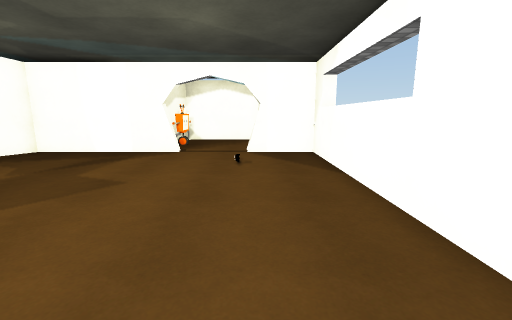
[1] (above)

16 first-person views from a walk through a scene from a Unity 3-D project. The camera is 1.4 m above the floor, tilts 10° down and sees 90° across. The floor is counted in squares, 1 m on a side. Each view is taken from the middle of a square. On the plan, view 1 faces up. The plan holds only what a view shows up to about 13 squares ahead; the rest is blank. Some surface patterns are stand-ins.

[2]
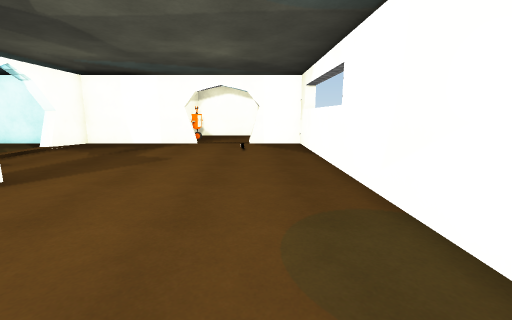

[3]
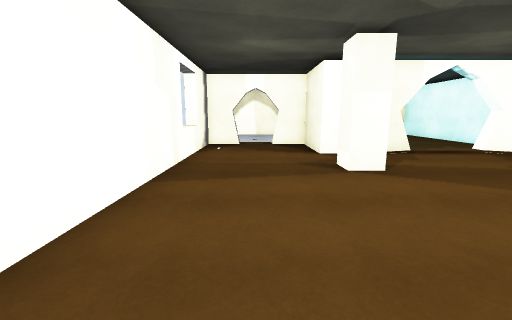

[4]
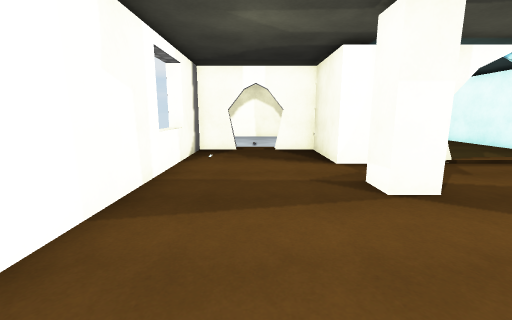

[5]
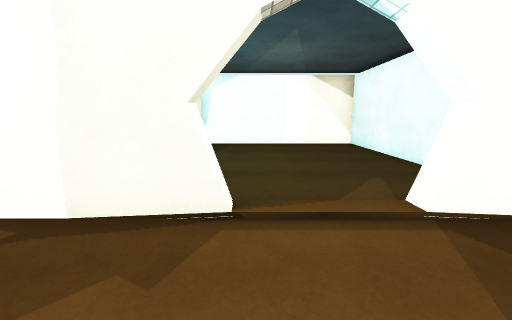

[6]
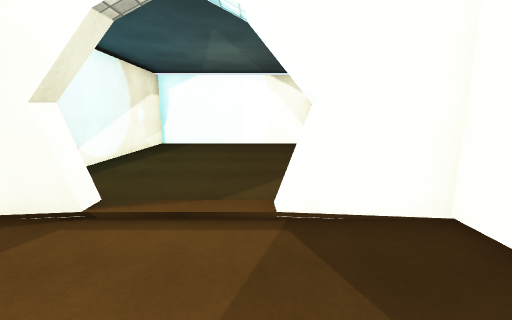

[7]
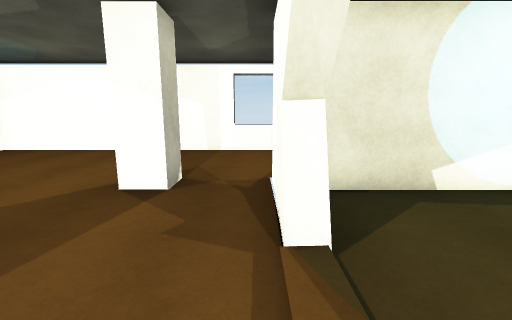

[8]
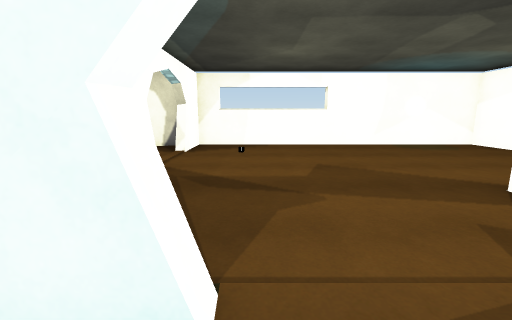

[9]
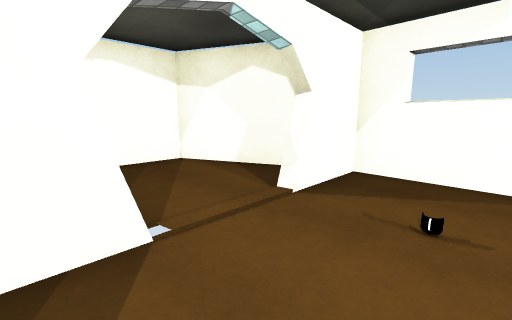

[10]
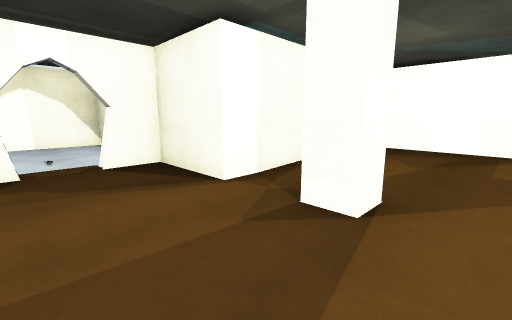

[11]
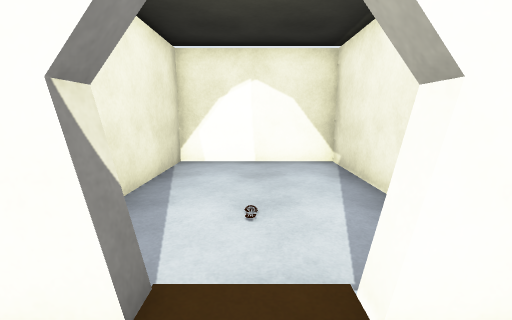

[12]
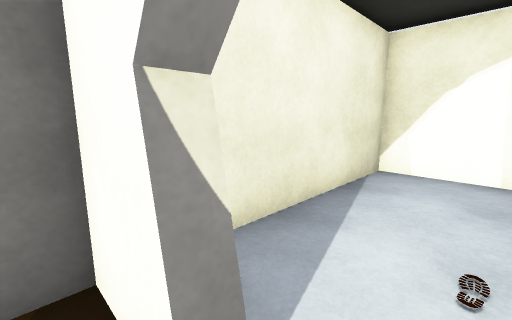

[13]
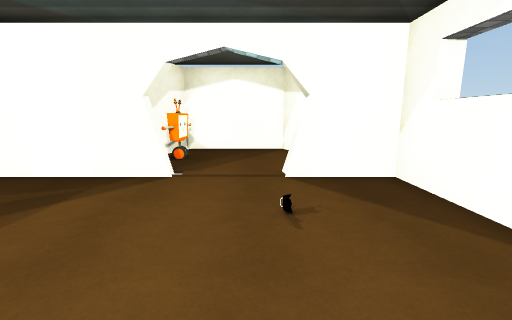

[14]
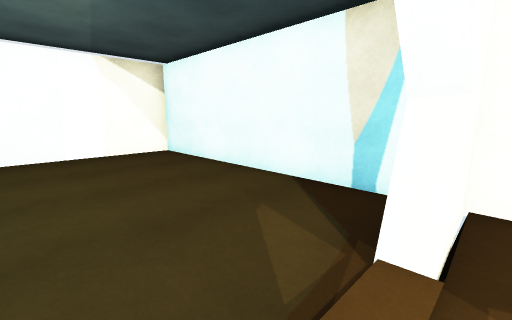

[15]
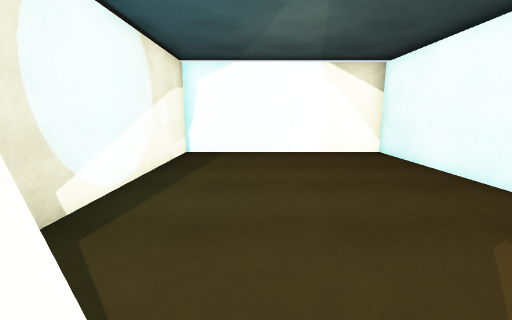

[16]
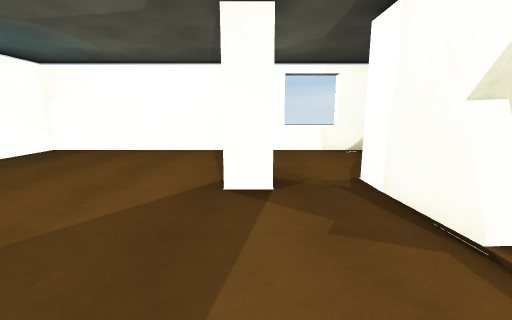

### Floor plan
Points are (right, up) in squares from view 1. A wall is a line through its corners. A room is listed if a view was taken in it or the views show most of it. See-through windows are left out.
Room 1 (views 1, 2, 3, 4, 5, 6, 7, 8, 9, 10, 11, 12, 13, 14, 15, 16)
walls: (-8.8, 4.2) (-8.3, 4.2) (-8.4, 1.4) (-11.4, 1.4) (-11.4, 0.1) (-11.9, 0.1); (-8.8, 4.4) (-8.3, 4.4); (-8.2, 7.7) (-8.9, 7.8); (-9.2, 9.7) (-17.7, 9.7) (-17.7, 2.3) (-9.2, 2.3); (-2.9, 9.7) (-8.4, 9.7) (-8.3, 7.6) (-8.8, 7.5) (-8.7, 8.4); (-9.2, -3.2) (-9.2, -3.9); (-11.9, -2.1) (-11.4, -2.1) (-11.4, -3.3) (2.2, -3.3) (2.2, 9.7) (-0.4, 9.7)
ways out: opening at (-12, -1) to room 2; opening at (-1.5, 10) to room 3
objects: pillar (-6, 2)
Room 2 (no view inside)
walls: (-13.9, 1.4) (-17.7, 1.4) (-17.7, -3.3) (-12.6, -3.3)
ways out: opening at (-12, -1) to room 1
Room 3 (no view inside)
walls: (-3.3, 12.9) (-3.3, 10.9); (-3.3, 10.1) (-3.3, 9.6); (2, 10.6) (0.1, 14.6) (-3.9, 14.6) (-4.5, 12.8)
ways out: opening at (-1.5, 10) to room 1

Positions as (right, up) in squares from view 1, and headings:
1: (0, 0), facing up
2: (0, -3), facing up
3: (1, -1), facing left
4: (-1, -1), facing left
5: (-5, 5), facing left
6: (-5, 7), facing left
7: (-8, 7), facing down
8: (-10, 7), facing right
9: (-4, 7), facing up-right
10: (-4, -2), facing up-left
11: (-10, -1), facing left
12: (-11, -1), facing down-left
13: (-1, 4), facing up
14: (-8, 5), facing up-left
15: (-8, 5), facing left
16: (-6, 7), facing down
